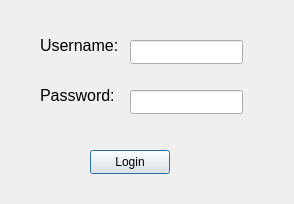
<?xml version="1.0" encoding="UTF-8"?>
<ui version="4.0">
 <class>login_window</class>
 <widget class="QDialog" name="login_window">
  <property name="geometry">
   <rect>
    <x>0</x>
    <y>0</y>
    <width>294</width>
    <height>204</height>
   </rect>
  </property>
  <property name="windowTitle">
   <string>Dialog</string>
  </property>
  <widget class="QLabel" name="label">
   <property name="geometry">
    <rect>
     <x>40</x>
     <y>30</y>
     <width>81</width>
     <height>31</height>
    </rect>
   </property>
   <property name="text">
    <string>&lt;html&gt;&lt;head/&gt;&lt;body&gt;&lt;p&gt;&lt;span style=&quot; font-size:12pt;&quot;&gt;Username:&lt;/span&gt;&lt;/p&gt;&lt;/body&gt;&lt;/html&gt;</string>
   </property>
   <property name="scaledContents">
    <bool>true</bool>
   </property>
  </widget>
  <widget class="QLabel" name="label_2">
   <property name="geometry">
    <rect>
     <x>40</x>
     <y>80</y>
     <width>81</width>
     <height>31</height>
    </rect>
   </property>
   <property name="text">
    <string>&lt;html&gt;&lt;head/&gt;&lt;body&gt;&lt;p&gt;&lt;span style=&quot; font-size:12pt;&quot;&gt;Password:&lt;/span&gt;&lt;/p&gt;&lt;/body&gt;&lt;/html&gt;</string>
   </property>
   <property name="scaledContents">
    <bool>true</bool>
   </property>
  </widget>
  <widget class="QLineEdit" name="username_input">
   <property name="geometry">
    <rect>
     <x>130</x>
     <y>40</y>
     <width>113</width>
     <height>24</height>
    </rect>
   </property>
  </widget>
  <widget class="QLineEdit" name="password_input">
   <property name="geometry">
    <rect>
     <x>130</x>
     <y>90</y>
     <width>113</width>
     <height>24</height>
    </rect>
   </property>
   <property name="echoMode">
    <enum>QLineEdit::EchoMode::Password</enum>
   </property>
  </widget>
  <widget class="QPushButton" name="login_button">
   <property name="geometry">
    <rect>
     <x>90</x>
     <y>150</y>
     <width>80</width>
     <height>24</height>
    </rect>
   </property>
   <property name="text">
    <string>Login</string>
   </property>
  </widget>
 </widget>
 <resources/>
 <connections/>
</ui>
